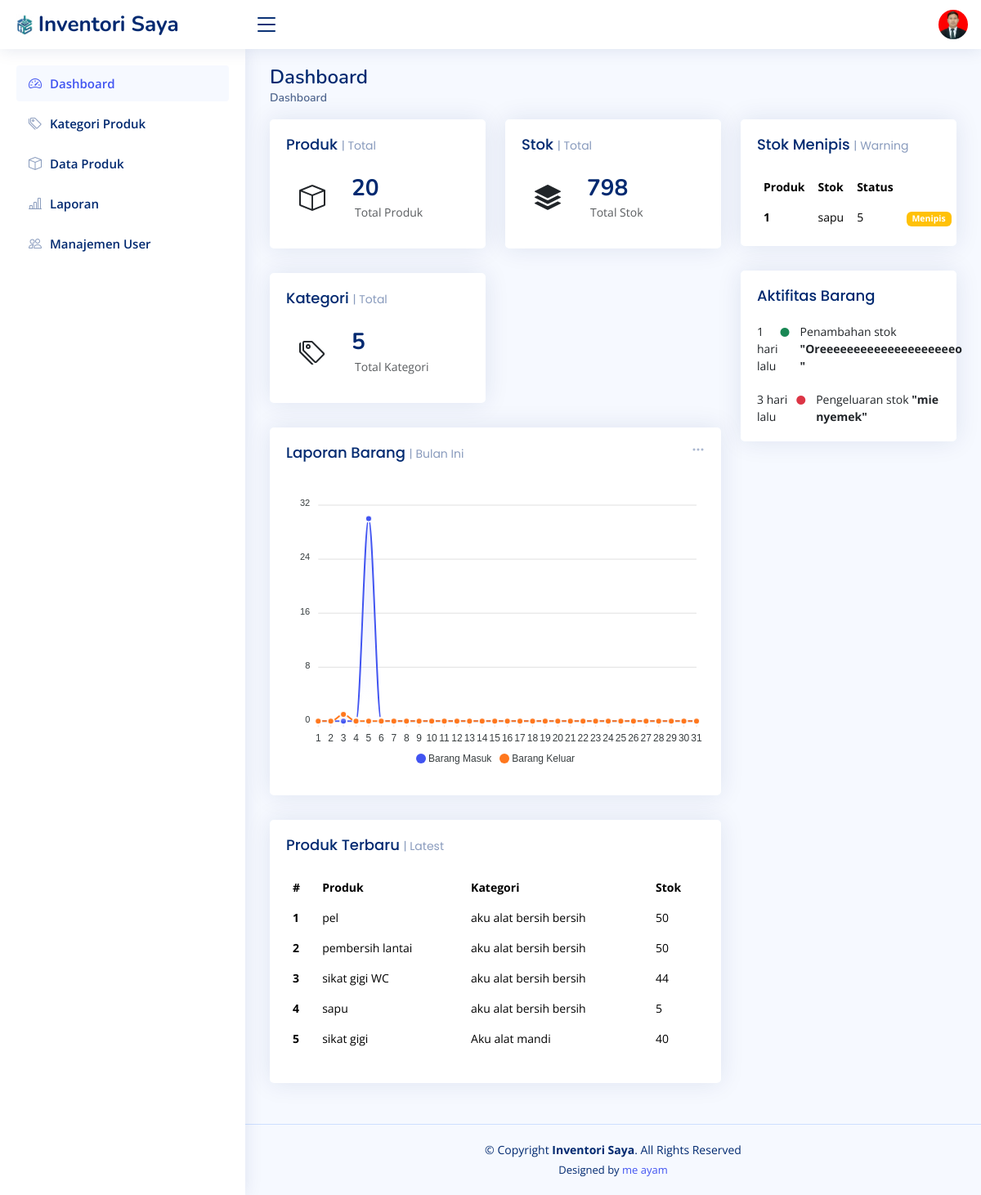
Screenshot of /index.php (signed in) with the database file from the repository.
### tables this page shows
CREATE TABLE `products` (
  `id` int(11) NOT NULL,
  `category_id` int(11) DEFAULT NULL,
  `product_code` varchar(50) DEFAULT NULL,
  `product_name` varchar(150) DEFAULT NULL,
  `stock` int(11) DEFAULT 0,
  `min_stock` int(11) DEFAULT 5,
  `price` int(11) DEFAULT NULL,
  `gambar` varchar(255) NOT NULL,
  `created_at` timestamp NOT NULL DEFAULT current_timestamp(),
  `updated_at` timestamp NULL DEFAULT NULL
);

CREATE TABLE `categories` (
  `id` int(11) NOT NULL,
  `kd_kat` varchar(6) NOT NULL,
  `category_name` varchar(100) NOT NULL
);

CREATE TABLE `stock_logs` (
  `id` int(11) NOT NULL,
  `product_id` int(11) DEFAULT NULL,
  `change_type` enum('ADD','EDIT','REDUCE') DEFAULT NULL,
  `qty` int(11) DEFAULT NULL,
  `stock_before` int(11) DEFAULT NULL,
  `stock_after` int(11) DEFAULT NULL,
  `note` varchar(255) DEFAULT NULL,
  `created_at` timestamp NOT NULL DEFAULT current_timestamp(),
  `created_by` int(11) DEFAULT NULL
);

### index.php (the view, shortened to what this page needs)
<!DOCTYPE html>
<html lang="en">
<?php
include "koneksi.php";
$q_produk = mysqli_query($conn, "SELECT COUNT(*) as total_produk FROM products");
$data_produk = mysqli_fetch_assoc($q_produk);
$q_stok = mysqli_query($conn, "SELECT SUM(stock) as total_stok FROM products");
$data_stok = mysqli_fetch_assoc($q_stok);
$q_kategori = mysqli_query($conn, "SELECT COUNT(*) as total_kategori FROM categories");
$data_kategori = mysqli_fetch_assoc($q_kategori);
$query = mysqli_query($conn, "
    SELECT p.product_name, p.stock, c.category_name
    FROM products p
    JOIN categories c ON p.category_id = c.id
    ORDER BY p.created_at DESC
    LIMIT 5
");
$q_menipis = mysqli_query($conn, "
    SELECT product_name, stock, min_stock
    FROM products
    WHERE stock <= min_stock
    ORDER BY stock ASC
    LIMIT 5
");
$q_aktivitas = mysqli_query($conn, "
    SELECT sl.*, p.product_name, u.name as user_name
    FROM stock_logs sl
    JOIN products p ON sl.product_id = p.id
    JOIN users u ON sl.created_by = u.id
    ORDER BY sl.created_at DESC
    LIMIT 5
");
function waktu_lalu($datetime)
{
    $selisih = time() - strtotime($datetime);
    $menit = floor($selisih / 60);
    $jam   = floor($selisih / 3600);
    $hari  = floor($selisih / 86400);
    if ($menit < 60) {
        return $menit . " menit lalu";
    } elseif ($jam < 24) {
        return $jam . " jam lalu";
    } else {
        return $hari . " hari lalu";
    }
}
?>
<head>
  <link href="assets/vendor/bootstrap/css/bootstrap.min.css" rel="stylesheet">
  <link href="assets/vendor/bootstrap-icons/bootstrap-icons.css" rel="stylesheet">
  <link href="assets/vendor/boxicons/css/boxicons.min.css" rel="stylesheet">
  <link href="assets/vendor/quill/quill.snow.css" rel="stylesheet">
  <link href="assets/vendor/quill/quill.bubble.css" rel="stylesheet">
  <link href="assets/vendor/remixicon/remixicon.css" rel="stylesheet">
  <link href="assets/vendor/simple-datatables/style.css" rel="stylesheet">
  <link href="assets/css/style.css" rel="stylesheet">
</head>
<body>
  <header id="header" class="header fixed-top d-flex align-items-center">
    <div class="d-flex align-items-center justify-content-between">
      <a href="index.php" class="logo d-flex align-items-center">
        <img src="assets/img/akulogo.jpg" alt="">
        <span class="d-none d-lg-block">Inventori Saya</span>
      </a>
      <i class="bi bi-list toggle-sidebar-btn"></i>
    </div>
<nav class="header-nav ms-auto">
  <ul class="d-flex align-items-center">
    <li class="nav-item dropdown pe-3">
      <a
        class="nav-link nav-profile d-flex align-items-center pe-0"
        href="#"
        data-bs-toggle="dropdown">
        <img
          src="assets/img/profile-img.jpg"
          alt="Profile"
          class="rounded-circle" /> </a>
      </li>
    </ul>
</nav>
  </header>
  <aside id="sidebar" class="sidebar">
    <ul class="sidebar-nav" id="sidebar-nav">
      <li class="nav-item">
        <a class="nav-link " href="index.php">
          <i class="bi bi-speedometer2"></i>
          <span>Dashboard</span>
        </a>
      </li>
      <li class="nav-item">
        <a class="nav-link collapsed" href="kategori_produk.php">
          <i class="bi bi-tags"></i>
          <span>Kategori Produk</span>
        </a>
      </li>
      <li class="nav-item">
        <a class="nav-link collapsed" href="produk.php">
          <i class="bi bi-box"></i>
          <span>Data Produk</span>
        </a>
      </li>
      <li class="nav-item">
        <a class="nav-link collapsed" href="laporan.php">
          <i class="bi bi-bar-chart-line"></i>
          <span>Laporan</span>
        </a>
      </li>
      <li class="nav-item">
        <a class="nav-link collapsed" href="users.php">
          <i class="bi bi-people"></i>
          <span>Manajemen User</span>
        </a>
      </li>
    </ul>
  </aside>
  <main id="main" class="main">
    <div class="pagetitle">
      <h1>Dashboard</h1>
      <nav>
        <ol class="breadcrumb">
          <li class="breadcrumb-item active">Dashboard</li>
        </ol>
      </nav>
    </div>
    <section class="section dashboard">
      <div class="row">
        <div class="col-lg-8">
          <div class="row">
            <div class="col-xxl-4 col-md-6">
              <div class="card info-card">
                <div class="card-body">
                  <h5 class="card-title">Produk <span>| Total</span></h5>
                  <div class="d-flex align-items-center">
                    <div class="card-icon rounded-circle d-flex align-items-center justify-content-center">
                      <i class="bi bi-box"></i>
                    </div>
                    <div class="ps-3">
                      <h6><?= $data_produk['total_produk']; ?></h6>
                      <span class="text-muted small pt-2 ps-1">Total Produk</span>
                    </div>
                  </div>
                </div>
              </div>
            </div>
            <div class="col-xxl-4 col-md-6">
              <div class="card info-card">
                <div class="card-body">
                  <h5 class="card-title">Stok <span>| Total</span></h5>
                  <div class="d-flex align-items-center">
                    <div class="card-icon rounded-circle d-flex align-items-center justify-content-center">
                      <i class="bi bi-stack"></i>
                    </div>
                    <div class="ps-3">
                      <h6><?= $data_stok['total_stok'] ?? 0; ?></h6>
                      <span class="text-muted small pt-2 ps-1">Total Stok</span>
                    </div>
                  </div>
                </div>
              </div>
            </div>
            <div class="col-xxl-4 col-md-6">
              <div class="card info-card">
                <div class="card-body">
                  <h5 class="card-title">Kategori <span>| Total</span></h5>
                  <div class="d-flex align-items-center">
                    <div class="card-icon rounded-circle d-flex align-items-center justify-content-center">
                      <i class="bi bi-tags"></i>
                    </div>
                    <div class="ps-3">
                      <h6><?= $data_kategori['total_kategori'] ?? 0; ?></h6>
                      <span class="text-muted small pt-2 ps-1">Total Kategori</span>
                    </div>
                  </div>
                </div>
              </div>
            </div>
            <div class="col-12">
              <div class="card">
                <div class="filter">
                  <a class="icon" href="#" data-bs-toggle="dropdown"><i class="bi bi-three-dots"></i></a>
                </div>
                <div class="card-body">
                  <h5 class="card-title">Laporan Barang <span>| Bulan Ini</span></h5>
                  <div id="reportsChart"></div>
                </div>
              </div>
            </div>
            <div class="col-12">
              <div class="card recent-sales">
                <div class="card-body">
                  <h5 class="card-title">Produk Terbaru <span>| Latest</span></h5>
                  <table class="table table-borderless datatable">
                    <thead>
                      <tr>
                        <th scope="col">#</th>
                        <th scope="col">Produk</th>
                        <th scope="col">Kategori</th>
                        <th scope="col">Stok</th>
                      </tr>
                    </thead>
                    <tbody>
                      <?php $no = 1;
                      while ($row = mysqli_fetch_assoc($query)) :
                      ?>
                        <tr>
                          <th><?= $no++; ?></th>
                          <td><?= $row['product_name']; ?></td>
                          <td><?= $row['category_name']; ?></td>
                          <td><?= $row['stock']; ?></td>
                        </tr>
                      <?php endwhile; ?>
                    </tbody>
                  </table>
                </div>
              </div>
            </div>
          </div>
        </div>
        <div class="col-lg-4">
          <div class="card top-selling overflow-auto">
            <div class="card-body pb-0">
              <h5 class="card-title">Stok Menipis <span>| Warning</span></h5>
              <table class="table table-borderless datatable">
                <thead>
                  <tr>
                    <th scope="col">Produk</th>
                    <th scope="col">Stok</th>
                    <th scope="col">Status</th>
                  </tr>
                </thead>
                <tbody>
                  <?php $no = 1;
                  while ($row = mysqli_fetch_assoc($q_menipis)) :
                  ?>
                    <tr>
                      <th><?= $no++; ?></th>
                      <td><?= $row['product_name']; ?></td>
                      <td><?= $row['stock']; ?></td>
                      <td><?php if ($row['stock'] == 0): ?>
                          <span class="badge bg-danger">Habis</span>
                        <?php elseif ($row['stock'] <= ($row['min_stock'] / 2)): ?>
                          <span class="badge bg-warning">Hampir Habis</span>
                        <?php else: ?>
                          <span class="badge bg-warning">Menipis</span>
                        <?php endif; ?>
                      </td>
                    </tr>
                  <?php endwhile; ?>
                </tbody>
              </table>
            </div>
          </div>
          <div class="card">
            <div class="card-body">
              <h5 class="card-title">Aktifitas Barang</h5>
              <div class="activity">
                <?php while ($row = mysqli_fetch_assoc($q_aktivitas)) :
                  if ($row['change_type'] == 'ADD') {
                    $text = 'Penambahan stok';
                    $color = 'text-success';
                  } elseif ($row['change_type'] == 'REDUCE') {
                    $text = 'Pengeluaran stok';
                    $color = 'text-danger';
                  } else {
                    $text = 'Perubahan stok';
                    $color = 'text-secondary';
                  }
                ?>
                  <div class="activity-item d-flex">
                    <div class="activity-label">
                      <?= waktu_lalu($row['created_at']); ?>
                    </div>
                    <i class="bi bi-circle-fill activity-badge <?= $color ?> align-self-start"></i>
                    <div class="activity-content">
                      <?= $text; ?>
                      <span class="fw-bold text-dark">
                        "<?= $row['product_name']; ?>"
                      </span>
                    </div>
                  </div>
                <?php endwhile; ?>
              </div>
            </div>
          </div>
        </div>
      </div>
    </section>
  </main>
  <footer id="footer" class="footer">
    <div class="copyright">
      &copy; Copyright <strong><span>Inventori Saya</span></strong>. All Rights Reserved
    </div>
    <div class="credits">
      Designed by <a href="https://www.instagram.com/regitriw/">me ayam</a>
    </div>
  </footer>
</body>
</html>

### assets/css/style.css (style rules this page uses)
:root { scroll-behavior: smooth; }
body { font-family: "Open Sans", sans-serif; background: #f6f9ff; color: #444444; }
a { color: #4154f1; text-decoration: none; }
h1, h2, h3, h4, h5, h6 { font-family: "Nunito", sans-serif; }
#main { margin-top: 60px; padding: 20px 30px; transition: all 0.3s; }
.pagetitle { margin-bottom: 10px; }
.pagetitle h1 { font-size: 24px; margin-bottom: 0; font-weight: 600; color: #012970; }
.card { margin-bottom: 30px; border: none; border-radius: 5px; box-shadow: 0px 0 30px rgba(1, 41, 112, 0.1); }
.card-title { padding: 20px 0 15px 0; font-size: 18px; font-weight: 500; color: #012970; font-family: "Poppins", sans-serif; }
.card-title span { color: #899bbd; font-size: 14px; font-weight: 400; }
.card-body { padding: 0 20px 20px 20px; }
.breadcrumb { font-size: 14px; font-family: "Nunito", sans-serif; color: #899bbd; font-weight: 600; }
.breadcrumb .breadcrumb-item::before { color: #899bbd; }
.breadcrumb .active { color: #51678f; font-weight: 600; }
.logo { line-height: 1; }
@media (min-width: 1200px) { .logo { width: 280px; } }
.logo img { max-height: 26px; margin-right: 6px; }
.logo span { font-size: 26px; font-weight: 700; color: #012970; font-family: "Nunito", sans-serif; }
.header { transition: all 0.5s; z-index: 997; height: 60px; box-shadow: 0px 2px 20px rgba(1, 41, 112, 0.1); background-color: #fff; padding-left: 20px; }
.header .toggle-sidebar-btn { font-size: 32px; padding-left: 10px; cursor: pointer; color: #012970; }
.header-nav ul { list-style: none; }
.header-nav>ul { margin: 0; padding: 0; }
.header-nav .nav-profile { color: #012970; }
.header-nav .nav-profile img { max-height: 36px; }
.sidebar { position: fixed; top: 60px; left: 0; bottom: 0; width: 300px; z-index: 996; transition: all 0.3s; padding: 20px; overflow-y: auto; scrollbar-width: thin; scrollbar-color: #aab7cf transparent; box-shadow: 0px 0px 20px rgba(1, 41, 112, 0.1); background-color: #fff; }
@media (min-width: 1200px) { #main, #footer { margin-left: 300px; } }
.sidebar-nav { padding: 0; margin: 0; list-style: none; }
.sidebar-nav li { padding: 0; margin: 0; list-style: none; }
.sidebar-nav .nav-item { margin-bottom: 5px; }
.sidebar-nav .nav-link { display: flex; align-items: center; font-size: 15px; font-weight: 600; color: #4154f1; transition: 0.3; background: #f6f9ff; padding: 10px 15px; border-radius: 4px; }
.sidebar-nav .nav-link i { font-size: 16px; margin-right: 10px; color: #4154f1; }
.sidebar-nav .nav-link.collapsed { color: #012970; background: #fff; }
.sidebar-nav .nav-link.collapsed i { color: #899bbd; }
.dashboard .filter { position: absolute; right: 0px; top: 15px; }
.dashboard .filter .icon { color: #aab7cf; padding-right: 20px; padding-bottom: 5px; transition: 0.3s; font-size: 16px; }
.dashboard .info-card { padding-bottom: 10px; }
.dashboard .info-card h6 { font-size: 28px; color: #012970; font-weight: 700; margin: 0; padding: 0; }
.dashboard .card-icon { font-size: 32px; line-height: 0; width: 64px; height: 64px; flex-shrink: 0; flex-grow: 0; }
.dashboard .activity { font-size: 14px; }
.dashboard .activity .activity-item .activity-badge { margin-top: 3px; z-index: 1; font-size: 11px; line-height: 0; border-radius: 50%; flex-shrink: 0; border: 3px solid #fff; flex-grow: 0; }
.dashboard .activity .activity-item .activity-content { padding-left: 10px; padding-bottom: 20px; }
.dashboard .activity .activity-item:last-child .activity-content { padding-bottom: 0; }
.dashboard .recent-sales { font-size: 14px; }
.dashboard .recent-sales .table thead { background: #f6f6fe; }
.dashboard .recent-sales .table thead th { border: 0; }
.dashboard .top-selling { font-size: 14px; }
.dashboard .top-selling .table thead { background: #f6f6fe; }
.dashboard .top-selling .table thead th { border: 0; }
.dashboard .top-selling .table tbody td { vertical-align: middle; }
.footer { padding: 20px 0; font-size: 14px; transition: all 0.3s; border-top: 1px solid #cddfff; }
.footer .copyright { text-align: center; color: #012970; }
.footer .credits { padding-top: 5px; text-align: center; font-size: 13px; color: #012970; }

### rows the page displays
products: product_name "pel", category.category_name "aku alat bersih bersih", stock "50"
products: product_name "pembersih lantai", category.category_name "aku alat bersih bersih", stock "50"
products: product_name "sikat gigi WC", category.category_name "aku alat bersih bersih", stock "44"
products: product_name "sapu", category.category_name "aku alat bersih bersih", stock "5", min_stock "Menipis"
products: product_name "sikat gigi", category.category_name "Aku alat mandi", stock "40"
stock_logs: created_at "1 hari lalu", change_type "Penambahan stok", product.product_name "Oreeeeeeeeeeeeeeeeeeeeo"
stock_logs: created_at "3 hari lalu", change_type "Pengeluaran stok", product.product_name "mie nyemek"

### other values shown
$data_produk['total_produk'] "20"
$data_stok['total_stok'] "798"
$data_kategori['total_kategori'] "5"
